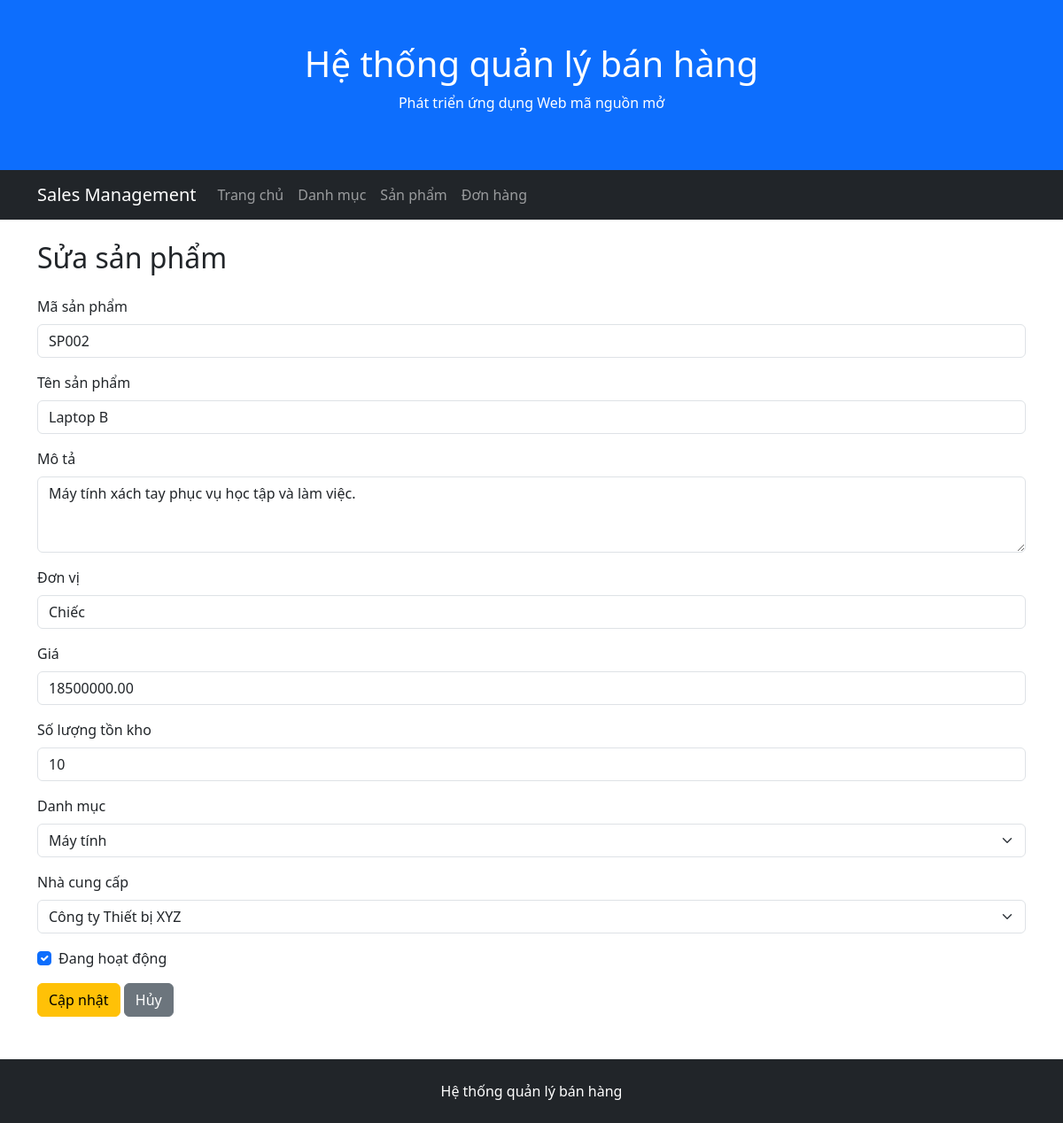
The app's page /products/edit.php?id=2 with its own data.
### tables this page shows
CREATE TABLE products (
    ProductID INT AUTO_INCREMENT PRIMARY KEY,
    ProductCode VARCHAR(50) NOT NULL UNIQUE,
    ProductName VARCHAR(255) NOT NULL,
    Description TEXT,
    Unit VARCHAR(20),
    Price DECIMAL(12,2) NOT NULL DEFAULT 0,
    StockQuantity INT NOT NULL DEFAULT 0,
    IsActive BOOLEAN NOT NULL DEFAULT TRUE,
    SupplierID INT NOT NULL,
    CategoryID INT NOT NULL,
    CONSTRAINT chk_products_price CHECK (Price >= 0),
    CONSTRAINT chk_products_stock CHECK (StockQuantity >= 0),
    CONSTRAINT fk_products_supplier
        FOREIGN KEY (SupplierID) REFERENCES suppliers(SupplierID),
    CONSTRAINT fk_products_category
        FOREIGN KEY (CategoryID) REFERENCES categories(CategoryID)
);

CREATE TABLE categories (
    CategoryID INT AUTO_INCREMENT PRIMARY KEY,
    CategoryName VARCHAR(200) NOT NULL,
    Description TEXT
);

CREATE TABLE suppliers (
    SupplierID INT AUTO_INCREMENT PRIMARY KEY,
    SupplierName VARCHAR(200) NOT NULL,
    ContactName VARCHAR(100),
    Address VARCHAR(200),
    City VARCHAR(100),
    PostalCode VARCHAR(20),
    Country VARCHAR(100),
    Phone VARCHAR(20)
);

### public/products/edit.php (the view, shortened to what this page needs)
<?php
require_once '/var/www/src/config/database.php';
$productID = isset($_GET['id'])
  ? (int) $_GET['id']
  : 0;
$sql = "
    SELECT
        ProductID,
        ProductCode,
        ProductName,
        Description,
        Unit,
        Price,
        StockQuantity,
        IsActive,
        SupplierID,
        CategoryID
    FROM products
    WHERE ProductID = ?
";
$stmt = $conn->prepare($sql);
$stmt->bind_param('i', $productID);
$stmt->execute();
$result = $stmt->get_result();
$product = $result->fetch_assoc();
$sqlCategories = "
    SELECT
        CategoryID,
        CategoryName
    FROM categories
    ORDER BY CategoryName
";
$categories = $conn->query($sqlCategories);
$sqlSuppliers = "
    SELECT
        SupplierID,
        SupplierName
    FROM suppliers
    ORDER BY SupplierName
";
$suppliers = $conn->query($sqlSuppliers);
$selectedCategoryID =
  $_POST['category_id']
  ?? $product['CategoryID'];
$selectedSupplierID =
  $_POST['supplier_id']
  ?? $product['SupplierID'];
require_once '/var/www/src/includes/header.php';
require_once '/var/www/src/includes/navbar.php';
?>
<div class="container mt-4">
  <h2 class="mb-4">Sửa sản phẩm</h2>
  <form method="post">
    <div class="mb-3">
      <label for="productCode" class="form-label">
        Mã sản phẩm
      </label>
      <input
        type="text"
        class="form-control"
        id="productCode"
        name="product_code"
        value="<?= htmlspecialchars(
                  $_POST['product_code']
                    ?? $product['ProductCode']
                ) ?>"
        required>
    </div>
    <div class="mb-3">
      <label for="productName" class="form-label">
        Tên sản phẩm
      </label>
      <input
        type="text"
        class="form-control"
        id="productName"
        name="product_name"
        value="<?= htmlspecialchars(
                  $_POST['product_name']
                    ?? $product['ProductName']
                ) ?>"
        required>
    </div>
    <div class="mb-3">
      <label for="description" class="form-label">
        Mô tả
      </label>
      <textarea
        class="form-control"
        id="description"
        name="description"
        rows="3"><?= htmlspecialchars(
                    $_POST['description']
                      ?? $product['Description']
                      ?? ''
                  ) ?></textarea>
    </div>
    <div class="mb-3">
      <label for="unit" class="form-label">
        Đơn vị
      </label>
      <input
        type="text"
        class="form-control"
        id="unit"
        name="unit"
        value="<?= htmlspecialchars(
                  $_POST['unit']
                    ?? $product['Unit']
                    ?? ''
                ) ?>">
    </div>
    <div class="mb-3">
      <label for="price" class="form-label">
        Giá
      </label>
      <input
        type="number"
        class="form-control"
        id="price"
        name="price"
        min="0"
        step="0.01"
        value="<?= htmlspecialchars(
                  $_POST['price']
                    ?? $product['Price']
                ) ?>"
        required>
    </div>
    <div class="mb-3">
      <label for="stockQuantity" class="form-label">
        Số lượng tồn kho
      </label>
      <input
        type="number"
        class="form-control"
        id="stockQuantity"
        name="stock_quantity"
        min="0"
        value="<?= htmlspecialchars(
                  $_POST['stock_quantity']
                    ?? $product['StockQuantity']
                ) ?>"
        required>
    </div>
    <div class="mb-3">
      <label for="categoryID" class="form-label">
        Danh mục
      </label>
      <select
        class="form-select"
        id="categoryID"
        name="category_id"
        required>
        <?php while ($category = $categories->fetch_assoc()): ?>
          <option
            value="<?= $category['CategoryID'] ?>"
            <?= (int) $selectedCategoryID ===
              (int) $category['CategoryID']
              ? 'selected'
              : '' ?>>
            <?= htmlspecialchars(
              $category['CategoryName']
            ) ?>
          </option>
        <?php endwhile; ?>
      </select>
    </div>
    <div class="mb-3">
      <label for="supplierID" class="form-label">
        Nhà cung cấp
      </label>
      <select
        class="form-select"
        id="supplierID"
        name="supplier_id"
        required>
        <?php while ($supplier = $suppliers->fetch_assoc()): ?>
          <option
            value="<?= $supplier['SupplierID'] ?>"
            <?= (int) $selectedSupplierID ===
              (int) $supplier['SupplierID']
              ? 'selected'
              : '' ?>>
            <?= htmlspecialchars(
              $supplier['SupplierName']
            ) ?>
          </option>
        <?php endwhile; ?>
      </select>
    </div>
    <div class="mb-3 form-check">
      <input
        type="checkbox"
        class="form-check-input"
        id="isActive"
        name="is_active"
        value="1"
        <?= isset($_POST['is_active'])
          || (
            $_SERVER['REQUEST_METHOD'] !== 'POST'
            && (int) $product['IsActive'] === 1
          )
          ? 'checked'
          : '' ?>>
      <label
        class="form-check-label"
        for="isActive">
        Đang hoạt động
      </label>
    </div>
    <button
      type="submit"
      class="btn btn-warning">
      Cập nhật
    </button>
    <a
      href="/products/"
      class="btn btn-secondary">
      Hủy
    </a>
  </form>
</div>
<?php
require_once '/var/www/src/includes/footer.php';
?>

### records on screen
products: product_code "SP002", product_name "Laptop B", description "Máy tính xách tay phục vụ học tập và làm việc.", unit "Chiếc", price "18500000.00", stock_quantity "10", category_id "Máy tính", supplier_id "Công ty Thiết bị XYZ", IsActive "☑"
